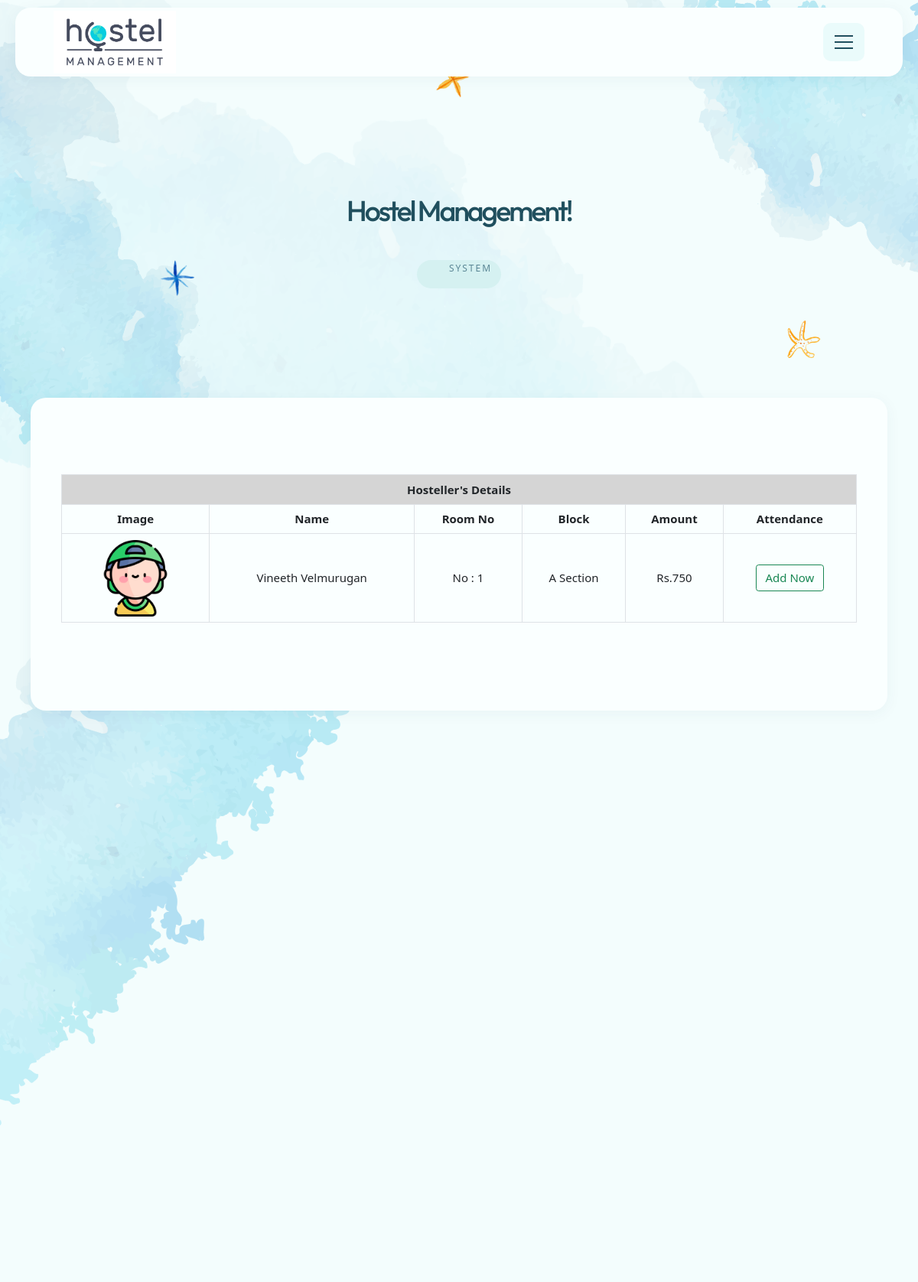
/adm_view_hosteller/, run on the app's committed database.
### myapp/models.py (models this page shows)
class Hosteller(models.Model):
    uid=models.ForeignKey(UserReg, on_delete=models.CASCADE, null=True, blank=True)
    bid=models.ForeignKey(Room_booking,on_delete=models.CASCADE, null=True, blank=True)
    status=models.CharField(max_length=100,null=True,default="Hosteller")

class UserReg(models.Model):
    name = models.CharField(max_length=100, null=True)
    email = models.EmailField(max_length=100, null=True)
    phone = models.IntegerField(null=True, blank=True)
    address = models.CharField(max_length=300, null=True)
    image = models.ImageField(null=True, upload_to="profile")
    loginid = models.ForeignKey(Login, on_delete=models.CASCADE, null=True)

class Room_booking(models.Model):
    check_in=models.DateField(null=True)
    check_out=models.DateField(null=True)
    adults=models.IntegerField(null=True, blank=True)
    amount=models.IntegerField(null=True, blank=True)
    date=models.DateField(auto_now_add=True, null=True, blank=True)
    status=models.CharField(max_length=100,null=True,default="Booked")
    pay_status=models.CharField(max_length=100,null=True,default="null")
    uid=models.ForeignKey(UserReg, on_delete=models.CASCADE, null=True, blank=True)
    gid=models.ForeignKey(Hosteller_reg, on_delete=models.CASCADE, null=True, blank=True)
    rid=models.ForeignKey(Rooms,on_delete=models.CASCADE, null=True, blank=True)
    type=models.CharField(max_length=100,null=True)

class Rooms(models.Model):
    name = models.CharField(max_length=100, null=True)
    block=models.ForeignKey(Blocks, blank=True,on_delete=models.CASCADE,default=0)
    price = models.IntegerField(null=True, blank=True)
    room_no = models.CharField(max_length=300, blank=True)
    no_of_adults = models.CharField(max_length=300, blank=True)
    size = models.CharField(max_length=300, blank=True)
    image = models.FileField(upload_to='room_images/',default="image")
    image2 = models.FileField(upload_to='room_images/',default="image1")
    image3 = models.FileField(upload_to='room_images/',default="image2")
    description = models.CharField(max_length=300, null=True)
    type = models.CharField(max_length=300, null=True)

class Blocks(models.Model):
    name = models.CharField(max_length=100, null=True)
    image = models.ImageField(upload_to='block_images/')
    block_no = models.CharField(max_length=300, blank=True)
    no_of_rooms = models.IntegerField(default=0)
    description = models.CharField(max_length=300, null=True)

### myapp/views.py (the view)
# urls.py: path('adm_view_hosteller/',views.adm_view_hosteller),
def adm_view_hosteller(request):
    adm_view = Hosteller.objects.all()
    return render(request, "Admin/view_hosteller.html", {"view": adm_view})

### template/Admin/view_hosteller.html (shortened to what this page needs)
{% extends 'Admin/common.html' %}
{% load static %}
{% block header %}
<link href="https://cdn.jsdelivr.net/npm/bootstrap@5.0.2/dist/css/bootstrap.min.css" rel="stylesheet"
>
<div class="mil-content-pad mil-p-100-100">
    <div class="container">
        <table class="table table-bordered" id="table">
            <thead>
                <tr>
                    <th colspan="11" style="background-color: rgb(213, 213, 213);">Hosteller's Details</th>
                </tr>
                <tr>
                    <th scope="col">Image</th>
                    <th scope="col">Name</th>
                    <th scope="col">Room No</th>
                    <th scope="col">Block</th>
                    <th scope="col">Amount</th>
                    <th scope="col">Attendance</th>
                </tr>
            </thead>
            <tbody>
                {% for i in view %}
                <tr>
                    <td><img src="/static/media/{{i.uid.image}}" alt="" width="100px"></td>
                    <td>{{i.uid.name}}</td>
                    <td>No : {{i.bid.rid.room_no}}</td>
                    <td>{{i.bid.rid.block.name}}</td>
                    <td>Rs.{{i.bid.amount}}</td>
                    <td><a href="/add_attendance?uid={{i.uid_id}}" class="btn btn-outline-success">Add Now</a></td>
                </tr>
                {% endfor %}
            </tbody>
        </table>
    </div>
</div>
{% endblock %}

### static/css/style.css (style rules this page uses)
*,:after,:before { -webkit-box-sizing:border-box;box-sizing:border-box;padding:0;margin:0 }
body,html { padding:0;margin:0;font-family:"Outfit",sans-serif;font-size:15px;font-weight:300;color:rgb(90,134,149);line-height:150%;-ms-scroll-chaining:none;overscroll-behavior:none;scroll-behavior:smooth }
.container { position:relative;z-index:1 }
.mil-content-pad { position:relative;z-index:2;background-color:rgb(250,255,255);border-radius:20px;-webkit-box-shadow:0px 4px 20px rgba(32,79,94,0.05);box-shadow:0px 4px 20px rgba(32,79,94,0.05);margin-left:40px;width:calc(100% - 80px) }
.mil-p-100-100 { padding-top:100px;padding-bottom:100px }

### template/Admin/view_hosteller.html (style rules this page uses)
#table { text-align: center !important; vertical-align: middle; }

### data on the page
Hosteller: uid.image (picture), uid.name "Vineeth Velmurugan", bid.rid.room_no "1", bid.rid.block.name "A Section", bid.amount "750"
